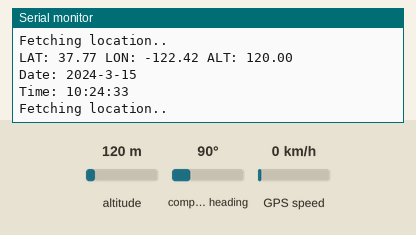
A sketch run on a simulated Arduino Uno, built with avr-gcc and run on an emulated ATmega328P. On the bench: the last lines printed to the serial monitor. Inputs (shaded band) come from the test bench; at power-on: altitude 120 m, compass heading 90°, GPS speed 0 km/h. The GPS gets a fix after 3 s at 37.7749, -122.4194 with 8 satellites.

Above: at 4.7 s.
4.8 s: altitude set to 20 m
At 5.7 s:
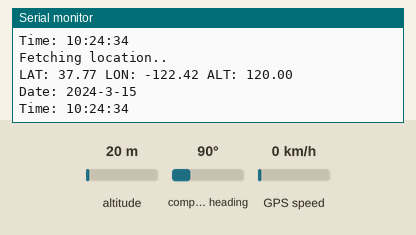
6.3 s: altitude set to 250 m
At 8.0 s:
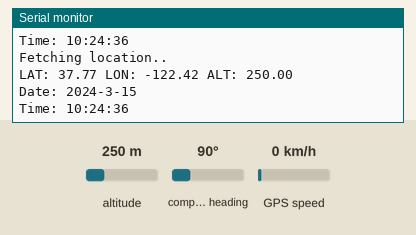
Timing chart, 0 to 9.5 s (numbered marks = the images above; inputs shaded):
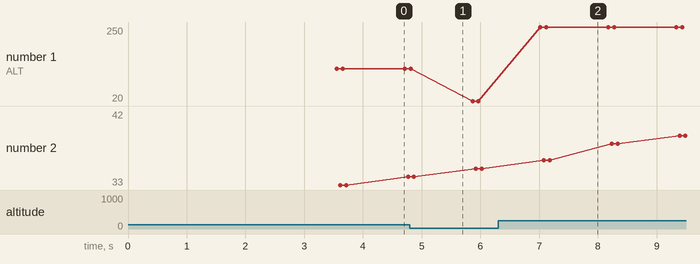

Measured:
- after the input at 6.3 s, the serial monitor: prints a new line after 0.72 s (image 2)
- plotted number 1: 120 → 20 after the input at 4.8 s, 20 → 250 after the input at 6.3 s

The sketch:

hacktag.ino
```cpp
// (licence header left out)
/* Include libraries */
#include <TinyGPS++.h>  // Library to parse and collect GPS information
#include <SoftwareSerial.h> // Library to use software serial communication

/* Declare global variables */
  #define GPS_BAUD 9600 // Baud rate for communication between the microcontroller and the GPS module
  #define GSM_BAUD 9600 // Baud rate for communication between the microcontroller and the GSM module
  #define SERIAL_BAUD 9600 // Baud rate for communication between the microcontroller and the computer
  String ALERT_PHONE_NUMBER = "+12065551234"; // The phone number which will receive SMS alerts
  String SELF_PHONE_NUMBER = "+12065551234"; // The phone number associated with the SIM card present in the GSM module
  // Variable declerations for the GSM module
  char gsmMsg[100]; // Variable to store the response of the GSM module
  // Variable declerations for the GPS module
  float coords[3] = {0.0, 0.0, 0.0}; // Default GPS coordinates
  int dttm[6] = {0, 0, 0, 0, 0, 0}; // Latest GPS date time in Year, Month, Day, Hour, Minute, Seconds format
  float distance_moved = 0.00; // Distance moved in meters
  float initial_coords[3] = {0.0, 0.0, 0.0}; // Initial GPS coordinates
  int last_sms_dttm[6] = {0, 0, 0, 0, 0, 0}; // Time of last SMS update
  #define sms_interval_min 30 // Time between each update in minutes
  int sms_interval_ms = sms_interval_min * 60 * 1000; // Time between each update in miliseconds
  #define move_distance 100 // Distance moved in meters before sending an SMS alert
  unsigned long startMillis = millis(); // Variable to store the time at which the program started

// Declare global objects
TinyGPSPlus gps;
SoftwareSerial gsmSerial(9, 10); // TX of GSM module to pin 10, RX of GSM module to pin 9
SoftwareSerial gpsSerial(5, 8); // TX of GPS module to pin 5, RX of GPS module to pin 8

void setup() {
  Serial.begin(SERIAL_BAUD);
  delay(1000);
  Serial.println("= = = = HACKTAG = = = =");
  delay(500);
  gsmSerial.begin(GSM_BAUD);
  Serial.println("GSM Initialized.");
  delay(500);
  gpsSerial.begin(GPS_BAUD);
  Serial.println("GPS Initialized.");

  delay(1000);

  int at_resp_len = sendATcommand("AT+CPIN?", gsmMsg);
  Serial.println(gsmMsg);
}

void loop() {
  unsigned long currentMillis = millis();
  while(gpsSerial.available() > 0) {
    if(gps.encode(gpsSerial.read())) {
      Serial.println("Fetching location.. ");
      get_gps_pos(coords);
      get_gps_dttm(dttm);
      display_gps_data();
      initial_coords[0] = coords[0]; initial_coords[1] = coords[1]; initial_coords[2] = coords[2];
      get_coord_distance(initial_coords[0], initial_coords[1], coords[0], coords[1]);
      if(distance_moved >= move_distance) {
        sendAlert();
      }
    }
  }
  if(currentMillis - startMillis >= sms_interval_ms) {
    Serial.println("Sending regular interval alert.");
    sendAlert();
    startMillis = currentMillis;
  }
  if(millis() > 5000 && gps.charsProcessed() < 10) {
    Serial.println("No GPS detected");
    delay(1000);
    while(true);
  }
  delay(1000);
}

/* Functions to interact with the GPS module */
void get_gps_pos(float* coords) {
  float *coords_ptr = coords;
  if(gps.location.isValid()) {
    *coords_ptr = gps.location.lat();
    coords_ptr++;
    *coords_ptr = gps.location.lng();
    coords_ptr++;
    *coords_ptr = gps.altitude.meters();
    coords_ptr++;
  } else {
    *coords_ptr = 0.0;
    coords_ptr++;
    *coords_ptr = 0.0;
    coords_ptr++;
    *coords_ptr = 0.0;
    coords_ptr++;
  }
}

void get_gps_dttm(int* dttm) {
  int *dttm_ptr = dttm;
  if(gps.date.isValid()) {
    dttm_ptr[0] = gps.date.year();
    dttm_ptr[1] = gps.date.month();
    dttm_ptr[2] = gps.date.day();
  } else {
    dttm_ptr[0] = 0;
    dttm_ptr[1] = 0;
    dttm_ptr[2] = 0;
  }
  if(gps.time.isValid()) {
    dttm_ptr[3] = gps.time.hour();
    dttm_ptr[4] = gps.time.minute();
    dttm_ptr[5] = gps.time.second();
  } else {
    dttm_ptr[3] = 0;
    dttm_ptr[4] = 0;
    dttm_ptr[5] = 0;
  }
}

float get_coord_distance(float lat1, float lon1, float lat2, float lon2) {
  TinyGPSPlus gps;
  return gps.distanceBetween(lat1, lon1, lat2, lon2);
}

void display_gps_data() {
  Serial.print("LAT: ");
  Serial.print(coords[0]);
  Serial.print(" LON: ");
  Serial.print(coords[1]);
  Serial.print(" ALT: ");
  Serial.println(coords[2]);
  Serial.print("Date: ");
  Serial.print(dttm[0]);
  Serial.print("-");
  Serial.print(dttm[1]);
  Serial.print("-");
  Serial.println(dttm[2]);
  Serial.print("Time: ");
  Serial.print(dttm[3]);
  Serial.print(":");
  Serial.print(dttm[4]);
  Serial.print(":");
  Serial.println(dttm[5]);
  Serial.println("\n\n");
}

/* Functions to interact with the GSM module */
void sendSMS(char* message) {
  gsmSerial.println("AT+CMGF=1");  // Set SMS mode to text
  delay(500);
  gsmSerial.print("AT+CMGS=\"");
  gsmSerial.print(ALERT_PHONE_NUMBER);
  gsmSerial.println("\"");
  delay(500);
  gsmSerial.println(message);
  // gsmSerial.println();
  gsmSerial.println((char)26);  // ASCII code of CTRL+Z
  delay(500);
  gsmSerial.println();
  Serial.println("SMS sent! content: ");
  Serial.println(message);
}

// void sendSMS(String message) {
//   gsmSerial.println("AT+CMGF=1");
//   gsmSerial.println("AT+CMGS=\"" + ALERT_PHONE_NUMBER + "\"");
//   gsmSerial.print(message);
//   gsmSerial.println();
//   gsmSerial.println((char)26); // Send CTRL+Z
//   Serial.println("SMS sent! content: ");
//   Serial.println(message);
// }


int sendATcommand(const char* ATcommand, char* gsmMsg) {
  char *ptr = gsmMsg;
  gsmSerial.write(ATcommand);
  delay(500);
  while(gsmSerial.available() > 0) {
    *ptr = gsmSerial.read();
    ptr++;
  }
  *ptr = '\0';
  return ptr - gsmMsg;
}

void sendAlert() {
  // float lat, lon, alt;
  float *lat = &coords[0];
  float *lon = &coords[1];
  float *alt = &coords[2];
  // float lat = 51.509865, lon = -0.118092, alt = 10.4; // Coordinates for test message
  String message = "ALERT! Current Location: " + String(*lat) + ", " + String(*lon) + " on " + String(__DATE__) + " " + String(__TIME__) + "\n" + "Map Link: " + "https://www.google.com/maps/search/?api=1&query=" + String(*lat) + "," + String(*lon);
  sendSMS((char*)message.c_str());
  // sendSMS(message);
}
```
